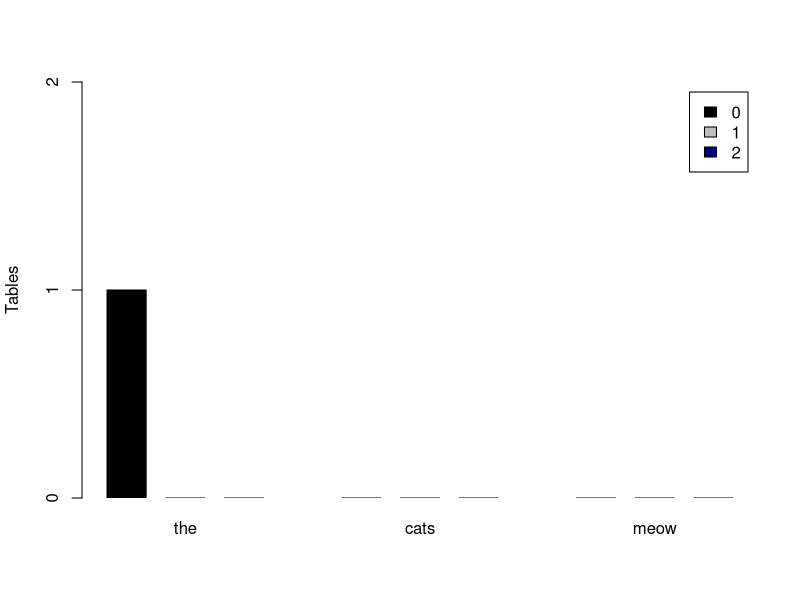

Write the R code that produced this figure.
type = matrix(c(1,0,0, 0,0,0, 0,0,0), nr=3)
dimnames(type)=list(Type=c("0", "1", "2"),Constituent=c("the","cats","meow")) 

pdf('histogram_1.pdf', paper="special", width=18, height=10, onefile=FALSE,pointsize=40)

barplot(type, axes=FALSE, space=c(0.5,0.5,0.5,2.0,0.5,0.5,2.0,0.5,0.5), xpd=F,beside=TRUE,
legend=rownames(type), ylab="Tables", ylim=range(0,2), col=c("black","grey","darkblue"), las=1)
axis(side=2, at=c(0,1,2))
